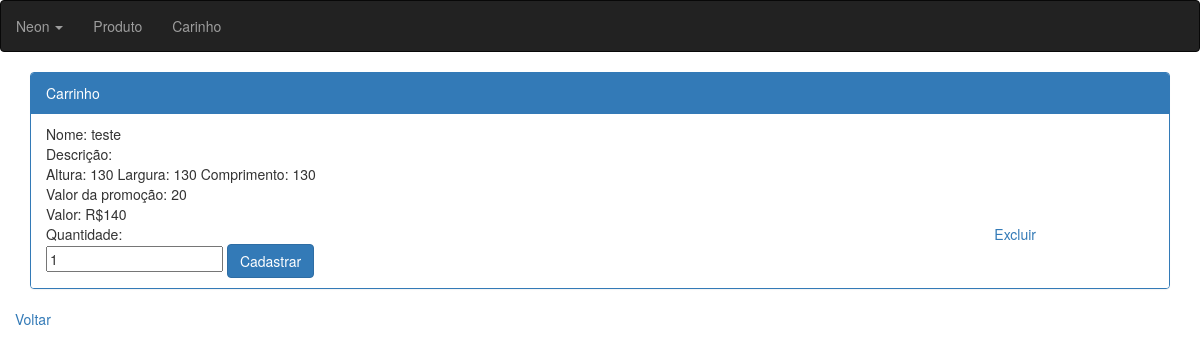
Screenshot of /?r=cartProduct/myCart (signed in) with the database file from the repository.
### tables this page shows
CREATE TABLE `product_cart` (
  `idProduct_cart` int(11) NOT NULL,
  `idProduct` int(11) NOT NULL,
  `idCart` int(11) NOT NULL,
  `quantity` int(11) NOT NULL,
  `date_insert` date NOT NULL
);

CREATE TABLE `product` (
  `idProduct` int(11) NOT NULL,
  `name` varchar(45) NOT NULL,
  `description` varchar(45) NOT NULL,
  `price` double NOT NULL,
  `height` double NOT NULL,
  `width` double NOT NULL,
  `length` varchar(45) NOT NULL,
  `value_promotion` int(11) DEFAULT NULL,
  `active` tinyint(1) NOT NULL,
  `quantity` int(11) NOT NULL,
  `idCategory` int(11) NOT NULL
);

### app/models/DAO/DAO.php (called while the page is built)
<?php
class DAO {
	protected $con;
	function __construct(){
		try{
			$this->con = new PDO("mysql:host=localhost:3307;dbname=moovin", "root", "", array(PDO::MYSQL_ATTR_INIT_COMMAND => "SET NAMES utf8"));
			$this->con->setAttribute(PDO::ATTR_ERRMODE, PDO::ERRMODE_EXCEPTION);
			$this->con->setAttribute(PDO::ATTR_DEFAULT_FETCH_MODE, PDO::FETCH_ASSOC);
		}catch(Exception $e){
			echo "Falhou a conexão:" .$e->getMessage();
		}
	}
	public function db(){
		return $this->con;
	}
}
?>

### app/models/User.php (called while the page is built, shortened)
<?php
class User{
	private $idUser;
    public function getIdUser()
    {
        return $this->idUser;
    }
}
?>

### app/models/DAO/CartDAO.php (called while the page is built, shortened)
<?php
class CartDAO extends DAO{
    public function CartActiveId($idUser)
    {
        $sql = 'SELECT * FROM cart
                WHERE idUser = :idUser
                AND status = 1';
        $query = $this->db()->prepare($sql);
        $query->execute(array(':idUser' => $idUser));
        $data = $query->fetch();
        if(!empty($data)){
            $cart = new Cart();
                $cart->setIdCart($data['idCart']);
            $activeCart = $cart->getIdCart();
            return $activeCart;
        }
    }
}

### app/models/Cart.php (called while the page is built, shortened)
<?php
    class Cart{
        private $idCart;
        public function getIdCart()
        {
            return $this->idCart;
        }
        public function setIdCart($idCart)
        {
            $this->idCart = $idCart;
        }
    }

### app/models/DAO/CartProductDAO.php (called while the page is built, shortened)
<?php
class CartProductDAO extends DAO{
    public function getCart($user, $cart){
        $sql = 'SELECT pc.*, c.*, u.*,
                p.idProduct,p.name, p.price, p.height, p.width, p.length, p.value_promotion, p.quantity as quantityProduct
                FROM product_cart pc
                  INNER JOIN cart c
                    USING(idCart)
                  INNER JOIN user u
                    ON(c.idUser = u.idUser)
                  INNER JOIN product p
                    ON(pc.idProduct = p.idProduct)
                WHERE u.idUser = :idUser
                  AND c.idCart = :idCart';
        $query = $this->db()->prepare($sql);
        $query->execute(array(':idUser' => $user, ':idCart' => $cart));
        $list = array();
        foreach ($query as $data){
            $product = new Product();
                $product->setIdProduct($data['idProduct']);
                $product->setName($data['name']);
                $product->setPrice($data['price']);
                $product->setHeight($data['height']);
                $product->setWidth($data['width']);
                $product->setLength($data['length']);
                $product->setValuePromotion($data['value_promotion']);
            $cartProduct = new CartProduct();
                $cartProduct->setIdProduct($product);
                $cartProduct->setIdCart($data['idCart']);
                $cartProduct->setQuantity($data['quantity']);
            array_push($list, $cartProduct);
        }
        return $list;
    }
}

### app/models/CartProduct.php (called while the page is built, shortened)
<?php
class CartProduct{
    private $idProduct;
    private $idCart;
    private $quantity;
    public function getIdProduct()
    {
        return $this->idProduct;
    }
    public function setIdProduct($idProduct)
    {
        $this->idProduct = $idProduct;
    }
    public function getIdCart()
    {
        return $this->idCart;
    }
    public function setIdCart($idCart)
    {
        $this->idCart = $idCart;
    }
    public function getQuantity()
    {
        return $this->quantity;
    }
    public function setQuantity($quantity)
    {
        $this->quantity = $quantity;
    }
}

### app/models/Product.php (called while the page is built, shortened)
<?php
    class Product{
        private $idProduct;
        private $name;
        private $price;
        private $height;
        private $width;
        private $length;
        private $value_promotion;
        public function getIdProduct()
        {
            return $this->idProduct;
        }
        public function setIdProduct($idProduct)
        {
            $this->idProduct = $idProduct;
        }
        public function getName()
        {
            return $this->name;
        }
        public function setName($name)
        {
            $this->name = $name;
        }
        public function getPrice()
        {
            return $this->price;
        }
        public function setPrice($price)
        {
            $this->price = $price;
        }
        public function getHeight()
        {
            return $this->height;
        }
        public function setHeight($height)
        {
            $this->height = $height;
        }
        public function getWidth()
        {
            return $this->width;
        }
        public function setWidth($width)
        {
            $this->width = $width;
        }
        public function getLength()
        {
            return $this->length;
        }
        public function setLength($length)
        {
            $this->length = $length;
        }
        public function getValuePromotion()
        {
            return $this->value_promotion;
        }
        public function setValuePromotion($value_promotion)
        {
            $this->value_promotion = $value_promotion;
        }
    }
?>

### app/views/cartProduct/index.php (the view)
<div class="container">
    <div class="row">
        <div class="col-md-12">
            <div class="panel panel-primary">
                <div class="panel-heading">
                    <div class="row">
                        <div class='col-md-10'>
                            Carrinho
                        </div>
                    </div>
                </div>
                <?php
                    foreach ($list as $cartProduct):
                ?>
                    <ul class="list-group">
                        <li class="list-group-item">
                            <div class="row">
                                <div class="col-md-10">
                                    Nome: <?=$cartProduct->getIdProduct()->getName()?>
                                </div>
                                <div class="col-md-10">
                                    Descrição: <?=$cartProduct->getIdProduct()->getDescription()?>
                                </div>
                                <div class="col-md-10">
                                    Altura: <?=$cartProduct->getIdProduct()->getHeight()?>
                                    Largura: <?=$cartProduct->getIdProduct()->getWidth()?>
                                    Comprimento: <?=$cartProduct->getIdProduct()->getLength()?>
                                </div>
                                <div class="col-md-10">
                                    Valor da promoção: <?=$cartProduct->getIdProduct()->getValuePromotion()?>
                                </div>
                                <div class="col-md-10">
                                    Valor: R$<?=$cartProduct->getIdProduct()->getPrice() * $cartProduct->getQuantity()?>
                                </div>
                                <div class="col-md-10">
                                    Quantidade:
                                    <form method="POST"
                                          action="/moovin/?r=cartProduct/updateQuantityProduct&idProduct=<?=$cartProduct->getIdProduct()->getIdProduct()?>&idCart=<?=$cartProduct->getIdCart()?>">
                                        <input type="number" name="quantity" value="<?=$cartProduct->getQuantity()?>">
                                        <input type="submit" value="Cadastrar" class="btn btn-primary">
                                    </form>
                                </div>
                                <div class="col-md-1">
                                    <a href="/moovin/?r=cartProduct/deleteItemOfCart&idProduct=<?=$cartProduct->getIdProduct()->getIdProduct()?>">Excluir</a>
                                </div>
                        </li>
                    </ul>
                <?php
                    endforeach;
                ?>
            </div>
        </div>
    </div>
</div>
<a href="/moovin/">Voltar</a>

### rows the page displays
product_cart: idProduct.name "teste", idProduct.height "130", idProduct.width "130", idProduct.length "130", idProduct.value_promotion "20", idProduct.price "140", quantity "1"

### other values shown
$_SESSION['login']->getName() "Neon"
